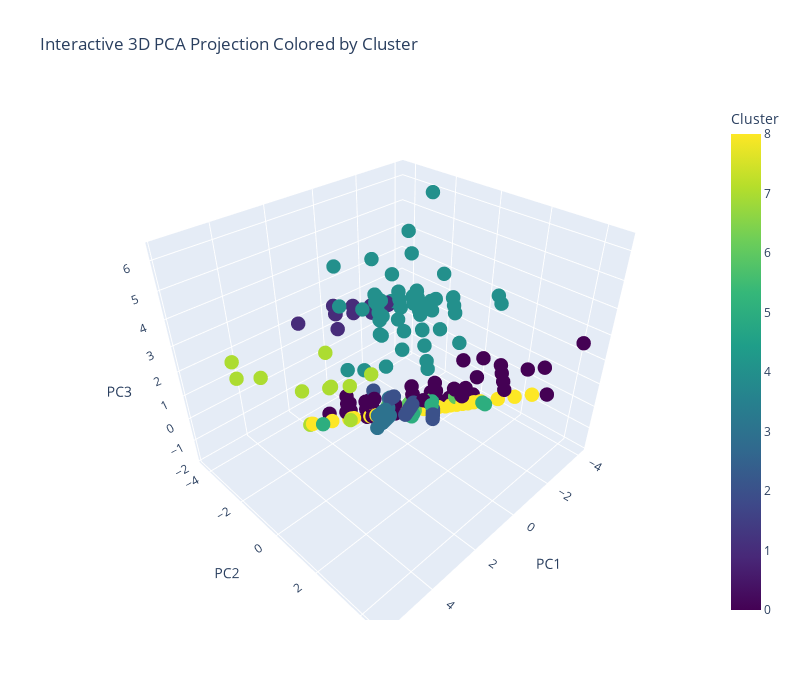

The notebook cell this image was saved under:
### Code cell
import plotly.express as px
import pandas as pd

# Assume pca_result_3 is a NumPy array of shape (n_samples, 3)
# and df['Cluster'] already contains the GMM cluster labels

pca_df = pd.DataFrame(pca_result_3, columns=['PC1', 'PC2', 'PC3'])
pca_df['Cluster'] = df['Cluster']

fig = px.scatter_3d(
    pca_df,
    x='PC1',
    y='PC2',
    z='PC3',
    color='Cluster',
    color_continuous_scale='Viridis',
    title='Interactive 3D PCA Projection Colored by Cluster',
    labels={'Cluster': 'Cluster'},
    width=800,
    height=700
)

fig.update_traces(marker=dict(size=5))
fig.show()

### Figure 1 — Plotly figure (JSON) as saved in the notebook; plotly's stock layout.template omitted (floating-point values rounded to 4 significant figures; data arrays with more than 128 entries replaced by an {"elided": "..."} marker saying what was removed)
{"data": [{"hovertemplate": "PC1=%{x}<br>PC2=%{y}<br>PC3=%{z}<br>Cluster=%{marker.color}<extra></extra>", "legendgroup": "", "marker": {"color": {"elided": "1222 int values"}, "coloraxis": "coloraxis", "size": 5, "symbol": "circle"}, "mode": "markers", "name": "", "scene": "scene", "showlegend": false, "type": "scatter3d", "x": {"elided": "1222 float values"}, "y": {"elided": "1222 float values"}, "z": {"elided": "1222 float values"}}], "layout": {"coloraxis": {"colorbar": {"title": {"text": "Cluster"}}, "colorscale": [[0, "#440154"], [0.1111, "#482878"], [0.2222, "#3e4989"], [0.3333, "#31688e"], [0.4444, "#26828e"], [0.5556, "#1f9e89"], [0.6667, "#35b779"], [0.7778, "#6ece58"], [0.8889, "#b5de2b"], [1, "#fde725"]]}, "height": 700, "legend": {"tracegroupgap": 0}, "scene": {"domain": {"x": [0, 1], "y": [0, 1]}, "xaxis": {"title": {"text": "PC1"}}, "yaxis": {"title": {"text": "PC2"}}, "zaxis": {"title": {"text": "PC3"}}}, "title": {"text": "Interactive 3D PCA Projection Colored by Cluster"}, "width": 800}}
